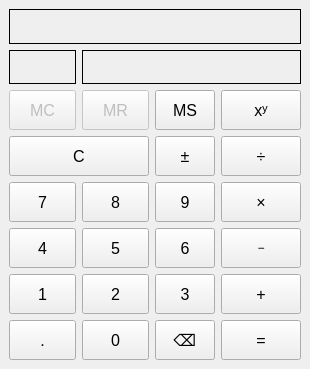
<?xml version="1.0" encoding="UTF-8"?>
<ui version="4.0">
 <class>MainWindow</class>
 <widget class="QMainWindow" name="MainWindow">
  <property name="geometry">
   <rect>
    <x>0</x>
    <y>0</y>
    <width>310</width>
    <height>369</height>
   </rect>
  </property>
  <property name="windowTitle">
   <string>Calculator</string>
  </property>
  <widget class="QWidget" name="centralwidget">
   <layout class="QGridLayout" name="gridLayout">
    <item row="0" column="0" colspan="4">
     <widget class="QLabel" name="l_formula">
      <property name="minimumSize">
       <size>
        <width>230</width>
        <height>25</height>
       </size>
      </property>
      <property name="font">
       <font>
        <pointsize>12</pointsize>
       </font>
      </property>
      <property name="acceptDrops">
       <bool>false</bool>
      </property>
      <property name="autoFillBackground">
       <bool>true</bool>
      </property>
      <property name="frameShape">
       <enum>QFrame::Box</enum>
      </property>
      <property name="text">
       <string/>
      </property>
      <property name="alignment">
       <set>Qt::AlignRight|Qt::AlignTrailing|Qt::AlignVCenter</set>
      </property>
     </widget>
    </item>
    <item row="1" column="0">
     <widget class="QLabel" name="l_memory">
      <property name="font">
       <font>
        <pointsize>14</pointsize>
       </font>
      </property>
      <property name="acceptDrops">
       <bool>false</bool>
      </property>
      <property name="autoFillBackground">
       <bool>true</bool>
      </property>
      <property name="frameShape">
       <enum>QFrame::Box</enum>
      </property>
      <property name="text">
       <string/>
      </property>
      <property name="alignment">
       <set>Qt::AlignCenter</set>
      </property>
     </widget>
    </item>
    <item row="1" column="1" colspan="3">
     <widget class="QLabel" name="l_result">
      <property name="font">
       <font>
        <pointsize>14</pointsize>
       </font>
      </property>
      <property name="acceptDrops">
       <bool>false</bool>
      </property>
      <property name="autoFillBackground">
       <bool>true</bool>
      </property>
      <property name="frameShape">
       <enum>QFrame::Box</enum>
      </property>
      <property name="text">
       <string/>
      </property>
      <property name="alignment">
       <set>Qt::AlignRight|Qt::AlignTrailing|Qt::AlignVCenter</set>
      </property>
     </widget>
    </item>
    <item row="2" column="0">
     <widget class="QPushButton" name="btn_mem_clr">
      <property name="enabled">
       <bool>false</bool>
      </property>
      <property name="sizePolicy">
       <sizepolicy hsizetype="Minimum" vsizetype="Preferred">
        <horstretch>0</horstretch>
        <verstretch>0</verstretch>
       </sizepolicy>
      </property>
      <property name="minimumSize">
       <size>
        <width>60</width>
        <height>30</height>
       </size>
      </property>
      <property name="sizeIncrement">
       <size>
        <width>1</width>
        <height>1</height>
       </size>
      </property>
      <property name="font">
       <font>
        <pointsize>12</pointsize>
       </font>
      </property>
      <property name="text">
       <string>MC</string>
      </property>
     </widget>
    </item>
    <item row="2" column="1">
     <widget class="QPushButton" name="btn_mem_recall">
      <property name="enabled">
       <bool>false</bool>
      </property>
      <property name="sizePolicy">
       <sizepolicy hsizetype="Minimum" vsizetype="Preferred">
        <horstretch>0</horstretch>
        <verstretch>0</verstretch>
       </sizepolicy>
      </property>
      <property name="minimumSize">
       <size>
        <width>60</width>
        <height>30</height>
       </size>
      </property>
      <property name="sizeIncrement">
       <size>
        <width>1</width>
        <height>1</height>
       </size>
      </property>
      <property name="font">
       <font>
        <pointsize>12</pointsize>
       </font>
      </property>
      <property name="text">
       <string>MR</string>
      </property>
     </widget>
    </item>
    <item row="2" column="2">
     <widget class="QPushButton" name="btn_mem_store">
      <property name="sizePolicy">
       <sizepolicy hsizetype="Minimum" vsizetype="Preferred">
        <horstretch>0</horstretch>
        <verstretch>0</verstretch>
       </sizepolicy>
      </property>
      <property name="minimumSize">
       <size>
        <width>60</width>
        <height>30</height>
       </size>
      </property>
      <property name="sizeIncrement">
       <size>
        <width>1</width>
        <height>1</height>
       </size>
      </property>
      <property name="font">
       <font>
        <pointsize>12</pointsize>
       </font>
      </property>
      <property name="text">
       <string>MS</string>
      </property>
     </widget>
    </item>
    <item row="2" column="3">
     <widget class="QPushButton" name="btn_pow">
      <property name="sizePolicy">
       <sizepolicy hsizetype="Minimum" vsizetype="Preferred">
        <horstretch>0</horstretch>
        <verstretch>0</verstretch>
       </sizepolicy>
      </property>
      <property name="minimumSize">
       <size>
        <width>80</width>
        <height>40</height>
       </size>
      </property>
      <property name="sizeIncrement">
       <size>
        <width>1</width>
        <height>1</height>
       </size>
      </property>
      <property name="font">
       <font>
        <pointsize>12</pointsize>
       </font>
      </property>
      <property name="text">
       <string>xʸ</string>
      </property>
     </widget>
    </item>
    <item row="3" column="0" colspan="2">
     <widget class="QPushButton" name="btn_clear">
      <property name="sizePolicy">
       <sizepolicy hsizetype="Minimum" vsizetype="Preferred">
        <horstretch>0</horstretch>
        <verstretch>0</verstretch>
       </sizepolicy>
      </property>
      <property name="minimumSize">
       <size>
        <width>140</width>
        <height>40</height>
       </size>
      </property>
      <property name="maximumSize">
       <size>
        <width>280</width>
        <height>80</height>
       </size>
      </property>
      <property name="sizeIncrement">
       <size>
        <width>1</width>
        <height>1</height>
       </size>
      </property>
      <property name="font">
       <font>
        <pointsize>12</pointsize>
       </font>
      </property>
      <property name="text">
       <string>C</string>
      </property>
     </widget>
    </item>
    <item row="3" column="2">
     <widget class="QPushButton" name="btn_sign">
      <property name="sizePolicy">
       <sizepolicy hsizetype="Minimum" vsizetype="Preferred">
        <horstretch>0</horstretch>
        <verstretch>0</verstretch>
       </sizepolicy>
      </property>
      <property name="minimumSize">
       <size>
        <width>60</width>
        <height>40</height>
       </size>
      </property>
      <property name="maximumSize">
       <size>
        <width>120</width>
        <height>80</height>
       </size>
      </property>
      <property name="sizeIncrement">
       <size>
        <width>1</width>
        <height>1</height>
       </size>
      </property>
      <property name="font">
       <font>
        <pointsize>12</pointsize>
       </font>
      </property>
      <property name="text">
       <string>±</string>
      </property>
     </widget>
    </item>
    <item row="3" column="3">
     <widget class="QPushButton" name="btn_div">
      <property name="sizePolicy">
       <sizepolicy hsizetype="Minimum" vsizetype="Preferred">
        <horstretch>0</horstretch>
        <verstretch>0</verstretch>
       </sizepolicy>
      </property>
      <property name="minimumSize">
       <size>
        <width>80</width>
        <height>40</height>
       </size>
      </property>
      <property name="sizeIncrement">
       <size>
        <width>1</width>
        <height>1</height>
       </size>
      </property>
      <property name="font">
       <font>
        <pointsize>12</pointsize>
       </font>
      </property>
      <property name="text">
       <string>÷</string>
      </property>
     </widget>
    </item>
    <item row="4" column="0">
     <widget class="QPushButton" name="btn_dig_7">
      <property name="sizePolicy">
       <sizepolicy hsizetype="Minimum" vsizetype="Preferred">
        <horstretch>0</horstretch>
        <verstretch>0</verstretch>
       </sizepolicy>
      </property>
      <property name="minimumSize">
       <size>
        <width>60</width>
        <height>40</height>
       </size>
      </property>
      <property name="maximumSize">
       <size>
        <width>120</width>
        <height>80</height>
       </size>
      </property>
      <property name="sizeIncrement">
       <size>
        <width>1</width>
        <height>1</height>
       </size>
      </property>
      <property name="font">
       <font>
        <pointsize>12</pointsize>
       </font>
      </property>
      <property name="text">
       <string>7</string>
      </property>
     </widget>
    </item>
    <item row="4" column="1">
     <widget class="QPushButton" name="btn_dig_8">
      <property name="sizePolicy">
       <sizepolicy hsizetype="Minimum" vsizetype="Preferred">
        <horstretch>0</horstretch>
        <verstretch>0</verstretch>
       </sizepolicy>
      </property>
      <property name="minimumSize">
       <size>
        <width>60</width>
        <height>40</height>
       </size>
      </property>
      <property name="maximumSize">
       <size>
        <width>120</width>
        <height>80</height>
       </size>
      </property>
      <property name="sizeIncrement">
       <size>
        <width>1</width>
        <height>1</height>
       </size>
      </property>
      <property name="font">
       <font>
        <pointsize>12</pointsize>
       </font>
      </property>
      <property name="text">
       <string>8</string>
      </property>
     </widget>
    </item>
    <item row="4" column="2">
     <widget class="QPushButton" name="btn_dig_9">
      <property name="sizePolicy">
       <sizepolicy hsizetype="Minimum" vsizetype="Preferred">
        <horstretch>0</horstretch>
        <verstretch>0</verstretch>
       </sizepolicy>
      </property>
      <property name="minimumSize">
       <size>
        <width>60</width>
        <height>40</height>
       </size>
      </property>
      <property name="maximumSize">
       <size>
        <width>120</width>
        <height>80</height>
       </size>
      </property>
      <property name="sizeIncrement">
       <size>
        <width>1</width>
        <height>1</height>
       </size>
      </property>
      <property name="font">
       <font>
        <pointsize>12</pointsize>
       </font>
      </property>
      <property name="text">
       <string>9</string>
      </property>
     </widget>
    </item>
    <item row="4" column="3">
     <widget class="QPushButton" name="btn_mult">
      <property name="sizePolicy">
       <sizepolicy hsizetype="Minimum" vsizetype="Preferred">
        <horstretch>0</horstretch>
        <verstretch>0</verstretch>
       </sizepolicy>
      </property>
      <property name="minimumSize">
       <size>
        <width>80</width>
        <height>40</height>
       </size>
      </property>
      <property name="sizeIncrement">
       <size>
        <width>1</width>
        <height>1</height>
       </size>
      </property>
      <property name="font">
       <font>
        <pointsize>12</pointsize>
       </font>
      </property>
      <property name="text">
       <string>×</string>
      </property>
     </widget>
    </item>
    <item row="5" column="0">
     <widget class="QPushButton" name="btn_dig_4">
      <property name="sizePolicy">
       <sizepolicy hsizetype="Minimum" vsizetype="Preferred">
        <horstretch>0</horstretch>
        <verstretch>0</verstretch>
       </sizepolicy>
      </property>
      <property name="minimumSize">
       <size>
        <width>60</width>
        <height>40</height>
       </size>
      </property>
      <property name="maximumSize">
       <size>
        <width>120</width>
        <height>80</height>
       </size>
      </property>
      <property name="sizeIncrement">
       <size>
        <width>1</width>
        <height>1</height>
       </size>
      </property>
      <property name="font">
       <font>
        <pointsize>12</pointsize>
       </font>
      </property>
      <property name="text">
       <string>4</string>
      </property>
     </widget>
    </item>
    <item row="5" column="1">
     <widget class="QPushButton" name="btn_dig_5">
      <property name="sizePolicy">
       <sizepolicy hsizetype="Minimum" vsizetype="Preferred">
        <horstretch>0</horstretch>
        <verstretch>0</verstretch>
       </sizepolicy>
      </property>
      <property name="minimumSize">
       <size>
        <width>60</width>
        <height>40</height>
       </size>
      </property>
      <property name="maximumSize">
       <size>
        <width>120</width>
        <height>80</height>
       </size>
      </property>
      <property name="sizeIncrement">
       <size>
        <width>1</width>
        <height>1</height>
       </size>
      </property>
      <property name="font">
       <font>
        <pointsize>12</pointsize>
       </font>
      </property>
      <property name="text">
       <string>5</string>
      </property>
     </widget>
    </item>
    <item row="5" column="2">
     <widget class="QPushButton" name="btn_dig_6">
      <property name="sizePolicy">
       <sizepolicy hsizetype="Minimum" vsizetype="Preferred">
        <horstretch>0</horstretch>
        <verstretch>0</verstretch>
       </sizepolicy>
      </property>
      <property name="minimumSize">
       <size>
        <width>60</width>
        <height>40</height>
       </size>
      </property>
      <property name="maximumSize">
       <size>
        <width>120</width>
        <height>80</height>
       </size>
      </property>
      <property name="sizeIncrement">
       <size>
        <width>1</width>
        <height>1</height>
       </size>
      </property>
      <property name="font">
       <font>
        <pointsize>12</pointsize>
       </font>
      </property>
      <property name="text">
       <string>6</string>
      </property>
     </widget>
    </item>
    <item row="5" column="3">
     <widget class="QPushButton" name="btn_minus">
      <property name="sizePolicy">
       <sizepolicy hsizetype="Minimum" vsizetype="Preferred">
        <horstretch>0</horstretch>
        <verstretch>0</verstretch>
       </sizepolicy>
      </property>
      <property name="minimumSize">
       <size>
        <width>80</width>
        <height>40</height>
       </size>
      </property>
      <property name="sizeIncrement">
       <size>
        <width>1</width>
        <height>1</height>
       </size>
      </property>
      <property name="text">
       <string>−</string>
      </property>
     </widget>
    </item>
    <item row="6" column="0">
     <widget class="QPushButton" name="btn_dig_1">
      <property name="sizePolicy">
       <sizepolicy hsizetype="Minimum" vsizetype="Preferred">
        <horstretch>0</horstretch>
        <verstretch>0</verstretch>
       </sizepolicy>
      </property>
      <property name="minimumSize">
       <size>
        <width>60</width>
        <height>40</height>
       </size>
      </property>
      <property name="maximumSize">
       <size>
        <width>120</width>
        <height>80</height>
       </size>
      </property>
      <property name="sizeIncrement">
       <size>
        <width>1</width>
        <height>1</height>
       </size>
      </property>
      <property name="font">
       <font>
        <pointsize>12</pointsize>
       </font>
      </property>
      <property name="text">
       <string>1</string>
      </property>
     </widget>
    </item>
    <item row="6" column="1">
     <widget class="QPushButton" name="btn_dig_2">
      <property name="sizePolicy">
       <sizepolicy hsizetype="Minimum" vsizetype="Preferred">
        <horstretch>0</horstretch>
        <verstretch>0</verstretch>
       </sizepolicy>
      </property>
      <property name="minimumSize">
       <size>
        <width>60</width>
        <height>40</height>
       </size>
      </property>
      <property name="maximumSize">
       <size>
        <width>120</width>
        <height>80</height>
       </size>
      </property>
      <property name="sizeIncrement">
       <size>
        <width>1</width>
        <height>1</height>
       </size>
      </property>
      <property name="font">
       <font>
        <pointsize>12</pointsize>
       </font>
      </property>
      <property name="text">
       <string>2</string>
      </property>
     </widget>
    </item>
    <item row="6" column="2">
     <widget class="QPushButton" name="btn_dig_3">
      <property name="sizePolicy">
       <sizepolicy hsizetype="Minimum" vsizetype="Preferred">
        <horstretch>0</horstretch>
        <verstretch>0</verstretch>
       </sizepolicy>
      </property>
      <property name="minimumSize">
       <size>
        <width>60</width>
        <height>40</height>
       </size>
      </property>
      <property name="maximumSize">
       <size>
        <width>120</width>
        <height>80</height>
       </size>
      </property>
      <property name="sizeIncrement">
       <size>
        <width>1</width>
        <height>1</height>
       </size>
      </property>
      <property name="font">
       <font>
        <pointsize>12</pointsize>
       </font>
      </property>
      <property name="text">
       <string>3</string>
      </property>
     </widget>
    </item>
    <item row="6" column="3">
     <widget class="QPushButton" name="btn_plus">
      <property name="sizePolicy">
       <sizepolicy hsizetype="Minimum" vsizetype="Preferred">
        <horstretch>0</horstretch>
        <verstretch>0</verstretch>
       </sizepolicy>
      </property>
      <property name="minimumSize">
       <size>
        <width>80</width>
        <height>40</height>
       </size>
      </property>
      <property name="sizeIncrement">
       <size>
        <width>1</width>
        <height>1</height>
       </size>
      </property>
      <property name="font">
       <font>
        <pointsize>12</pointsize>
       </font>
      </property>
      <property name="text">
       <string>+</string>
      </property>
     </widget>
    </item>
    <item row="7" column="0">
     <widget class="QPushButton" name="btn_dot">
      <property name="sizePolicy">
       <sizepolicy hsizetype="Minimum" vsizetype="Preferred">
        <horstretch>0</horstretch>
        <verstretch>0</verstretch>
       </sizepolicy>
      </property>
      <property name="minimumSize">
       <size>
        <width>60</width>
        <height>40</height>
       </size>
      </property>
      <property name="maximumSize">
       <size>
        <width>120</width>
        <height>80</height>
       </size>
      </property>
      <property name="sizeIncrement">
       <size>
        <width>1</width>
        <height>1</height>
       </size>
      </property>
      <property name="font">
       <font>
        <pointsize>12</pointsize>
       </font>
      </property>
      <property name="text">
       <string>.</string>
      </property>
     </widget>
    </item>
    <item row="7" column="1">
     <widget class="QPushButton" name="btn_dig_0">
      <property name="sizePolicy">
       <sizepolicy hsizetype="Minimum" vsizetype="Preferred">
        <horstretch>0</horstretch>
        <verstretch>0</verstretch>
       </sizepolicy>
      </property>
      <property name="minimumSize">
       <size>
        <width>60</width>
        <height>40</height>
       </size>
      </property>
      <property name="maximumSize">
       <size>
        <width>120</width>
        <height>80</height>
       </size>
      </property>
      <property name="sizeIncrement">
       <size>
        <width>1</width>
        <height>1</height>
       </size>
      </property>
      <property name="font">
       <font>
        <pointsize>12</pointsize>
       </font>
      </property>
      <property name="text">
       <string>0</string>
      </property>
     </widget>
    </item>
    <item row="7" column="2">
     <widget class="QPushButton" name="btn_chop">
      <property name="sizePolicy">
       <sizepolicy hsizetype="Minimum" vsizetype="Preferred">
        <horstretch>0</horstretch>
        <verstretch>0</verstretch>
       </sizepolicy>
      </property>
      <property name="minimumSize">
       <size>
        <width>60</width>
        <height>40</height>
       </size>
      </property>
      <property name="maximumSize">
       <size>
        <width>120</width>
        <height>80</height>
       </size>
      </property>
      <property name="sizeIncrement">
       <size>
        <width>1</width>
        <height>1</height>
       </size>
      </property>
      <property name="font">
       <font>
        <pointsize>12</pointsize>
       </font>
      </property>
      <property name="text">
       <string>⌫</string>
      </property>
     </widget>
    </item>
    <item row="7" column="3">
     <widget class="QPushButton" name="btn_equal">
      <property name="sizePolicy">
       <sizepolicy hsizetype="Minimum" vsizetype="Preferred">
        <horstretch>0</horstretch>
        <verstretch>0</verstretch>
       </sizepolicy>
      </property>
      <property name="minimumSize">
       <size>
        <width>80</width>
        <height>40</height>
       </size>
      </property>
      <property name="sizeIncrement">
       <size>
        <width>1</width>
        <height>1</height>
       </size>
      </property>
      <property name="font">
       <font>
        <pointsize>12</pointsize>
       </font>
      </property>
      <property name="text">
       <string>=</string>
      </property>
     </widget>
    </item>
   </layout>
  </widget>
  <widget class="QMenuBar" name="menubar">
   <property name="geometry">
    <rect>
     <x>0</x>
     <y>0</y>
     <width>310</width>
     <height>21</height>
    </rect>
   </property>
  </widget>
 </widget>
 <resources/>
 <connections/>
</ui>
